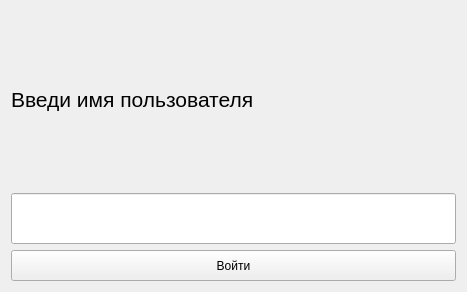
<?xml version="1.0" encoding="UTF-8"?>
<ui version="4.0">
 <class>Gamers</class>
 <widget class="QWidget" name="Gamers">
  <property name="geometry">
   <rect>
    <x>0</x>
    <y>0</y>
    <width>467</width>
    <height>292</height>
   </rect>
  </property>
  <property name="windowTitle">
   <string>Form</string>
  </property>
  <layout class="QVBoxLayout" name="verticalLayout">
   <item>
    <widget class="QLabel" name="label">
     <property name="font">
      <font>
       <pointsize>16</pointsize>
      </font>
     </property>
     <property name="text">
      <string>Введи имя пользователя</string>
     </property>
    </widget>
   </item>
   <item>
    <widget class="QLineEdit" name="lineEdit">
     <property name="minimumSize">
      <size>
       <width>0</width>
       <height>51</height>
      </size>
     </property>
    </widget>
   </item>
   <item>
    <widget class="QPushButton" name="pushButton">
     <property name="minimumSize">
      <size>
       <width>0</width>
       <height>31</height>
      </size>
     </property>
     <property name="text">
      <string>Войти</string>
     </property>
    </widget>
   </item>
  </layout>
 </widget>
 <resources/>
 <connections/>
</ui>
